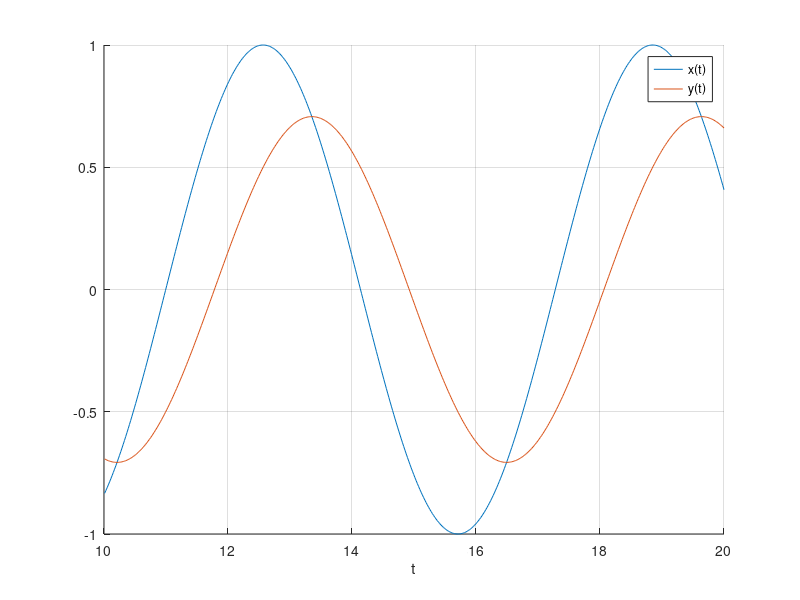
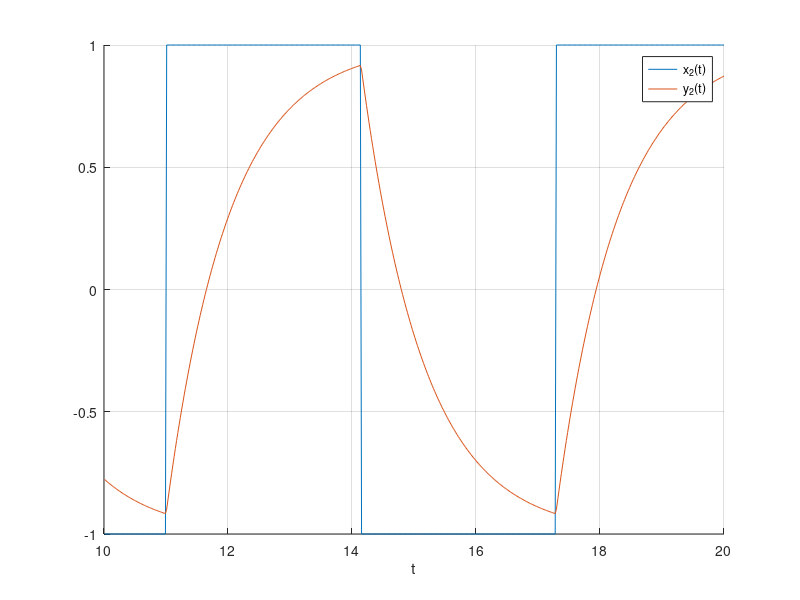
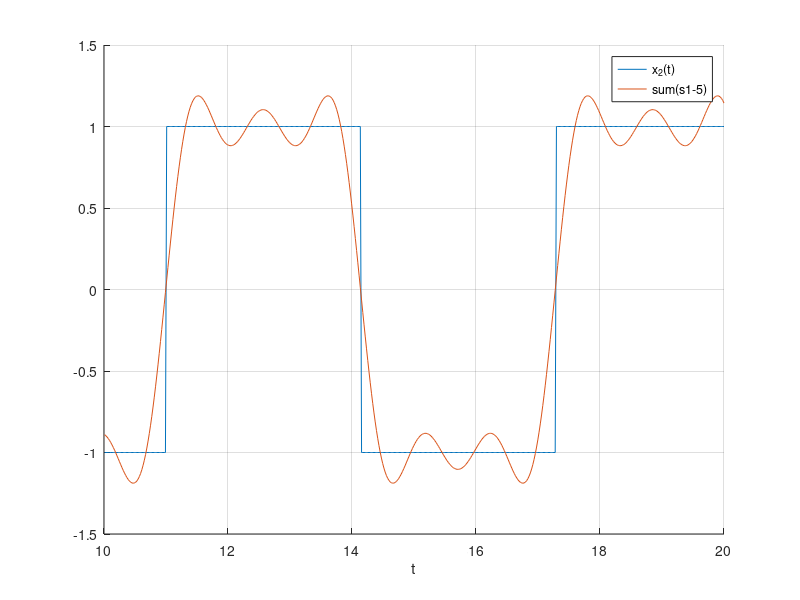
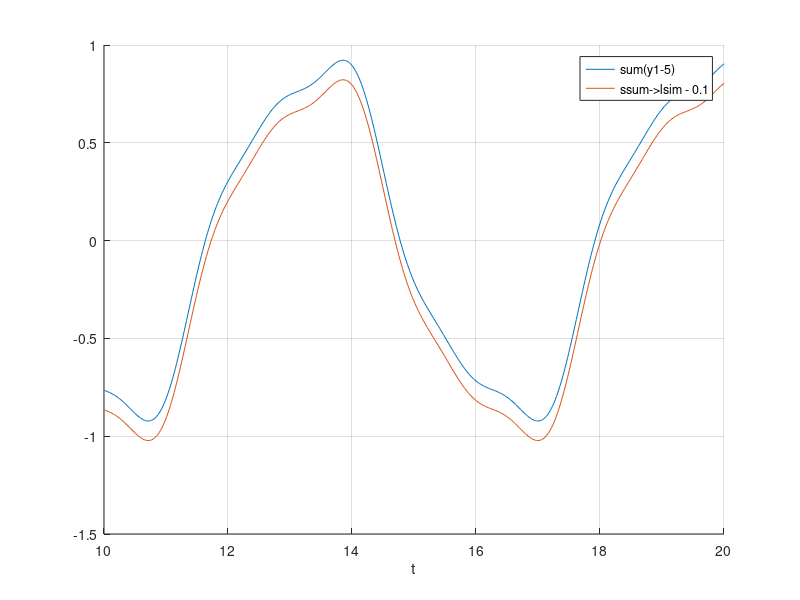

MATLAB code to generate these figures, in order:
close('all'); clear; clc;

t = linspace(0, 20, 1000);
x = cos(t);
sys = tf(1,[1 1]);

%% a
yt = lsim(sys, x, t);

figure; hold('on');
plot(t(501:end), x(501:end));
plot(t(501:end), yt(501:end));
grid('on'); legend('x(t)', 'y(t)'); xlabel('t');


%% b
x2 = sign(x);
y2t = lsim(sys, x2, t);

figure; hold('on');
plot(t(501:end), x2(501:end));
plot(t(501:end), y2t(501:end));
grid('on'); legend('x_2(t)', 'y_2(t)'); xlabel('t');

%% c
a_k = @(k) 2/(pi*k) * sin(pi/2*k)^3;
apos_k = @(k) a_k(k);
aneg_k = @(k) a_k(-k);

s1 = apos_k(1)*exp(1i*t) + aneg_k(1)*exp(-1i*t);
s2 = apos_k(2)*exp(2i*t) + aneg_k(2)*exp(-2i*t);
s3 = apos_k(3)*exp(3i*t) + aneg_k(3)*exp(-3i*t);
s4 = apos_k(4)*exp(4i*t) + aneg_k(4)*exp(-4i*t);
s5 = apos_k(5)*exp(5i*t) + aneg_k(5)*exp(-5i*t);
ssum = s1 + s2 + s3 + s4 + s5;

figure; hold('on');
plot(t(501:end), x2(501:end));
plot(t(501:end), ssum(501:end));
grid('on'); legend('x_2(t)', 'sum(s1-5)'); xlabel('t');

%% d
y1 = lsim(sys, s1, t);
y2 = lsim(sys, s2, t);
y3 = lsim(sys, s3, t);
y4 = lsim(sys, s4, t);
y5 = lsim(sys, s5, t);
yssum = y1+y2+y3+y4+y5;
y_ssum = lsim(sys, ssum, t);

figure; hold('on');
plot(t(501:end), yssum(501:end));
plot(t(501:end), y_ssum(501:end) - 0.1);
grid('on'); legend('sum(y1-5)', 'ssum->lsim - 0.1'); xlabel('t');

%% e
figure; hold('on');
plot(t(501:end), y2t(501:end));
plot(t(501:end), y_ssum(501:end));
grid('on'); legend('y_2(t)', 'yssum'); xlabel('t');

%% f
y1v = 1/(1+1i)*apos_k(1)*exp(1i*t) + 1/(1-1i)*aneg_k(1)*exp(-1i*t);
y2v = 1/(1+2i)*apos_k(2)*exp(2i*t) + 1/(1-2i)*aneg_k(2)*exp(-2i*t);
y3v = 1/(1+3i)*apos_k(3)*exp(3i*t) + 1/(1-3i)*aneg_k(3)*exp(-3i*t);
y4v = 1/(1+4i)*apos_k(4)*exp(4i*t) + 1/(1-4i)*aneg_k(4)*exp(-4i*t);
y5v = 1/(1+5i)*apos_k(5)*exp(5i*t) + 1/(1-5i)*aneg_k(5)*exp(-5i*t);


figure;
subplot(5,2,1);
plot(t(501:end), y1(501:end));
grid('on'); title('y_1'); xlabel('t');
subplot(5,2,2);
plot(t(501:end), y1v(501:end));
grid('on'); title('y_1v'); xlabel('t');
subplot(5,2,3);
plot(t(501:end), y2(501:end));
grid('on'); title('y_2'); xlabel('t');
subplot(5,2,4);
plot(t(501:end), y2v(501:end));
grid('on'); title('y_2v'); xlabel('t');
subplot(5,2,5);
plot(t(501:end), y3(501:end));
grid('on'); title('y_3'); xlabel('t');
subplot(5,2,6);
plot(t(501:end), y3v(501:end));
grid('on'); title('y_3v'); xlabel('t');
subplot(5,2,7);
plot(t(501:end), y4(501:end));
grid('on'); title('y_4'); xlabel('t');
subplot(5,2,8);
plot(t(501:end), y4v(501:end));
grid('on'); title('y_4v'); xlabel('t');
subplot(5,2,9);
plot(t(501:end), y5(501:end));
grid('on'); title('y_5'); xlabel('t');
subplot(5,2,10);
plot(t(501:end), y5v(501:end));
grid('on'); title('y_5v'); xlabel('t');
